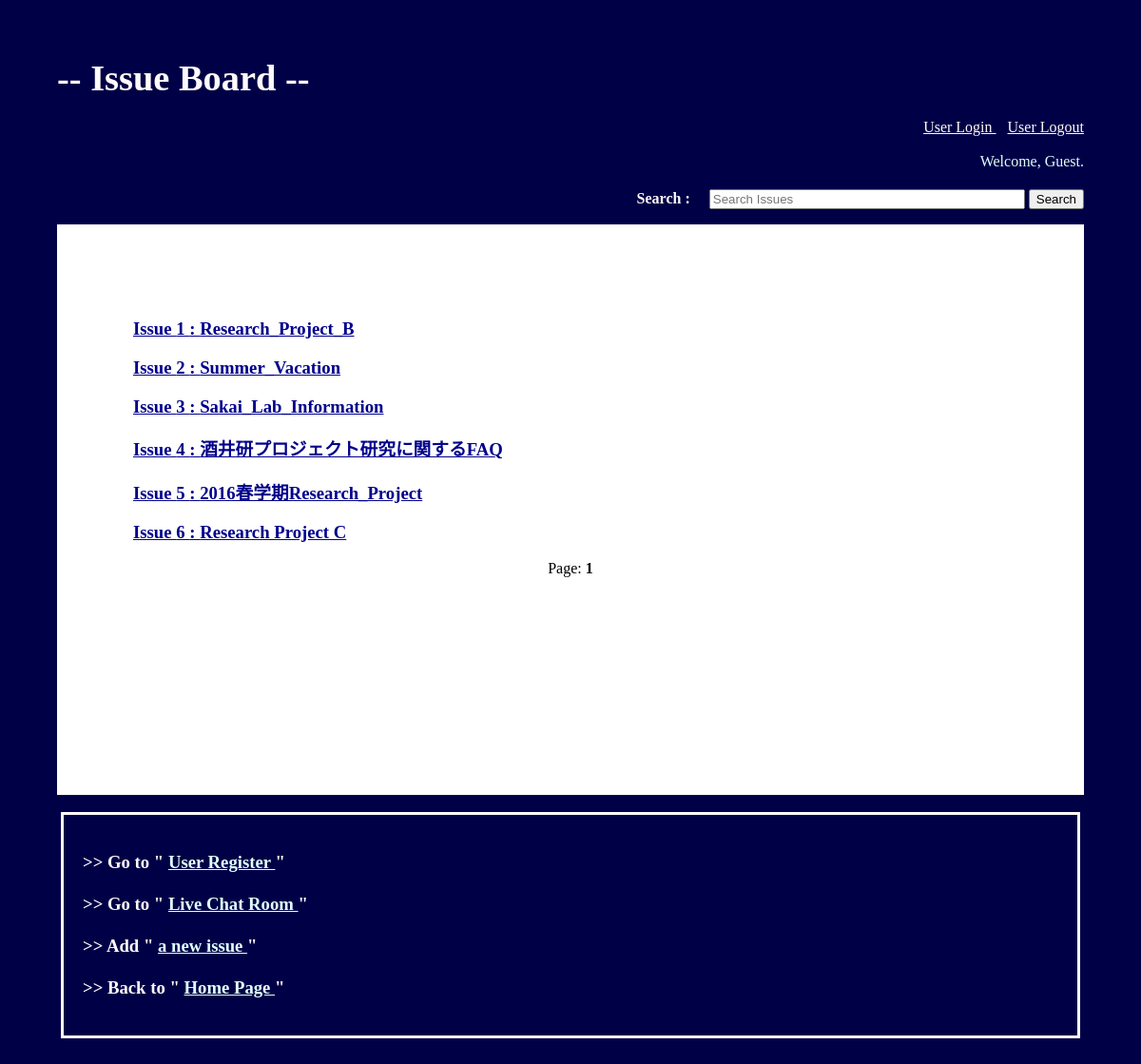
The app's page /home, older data.
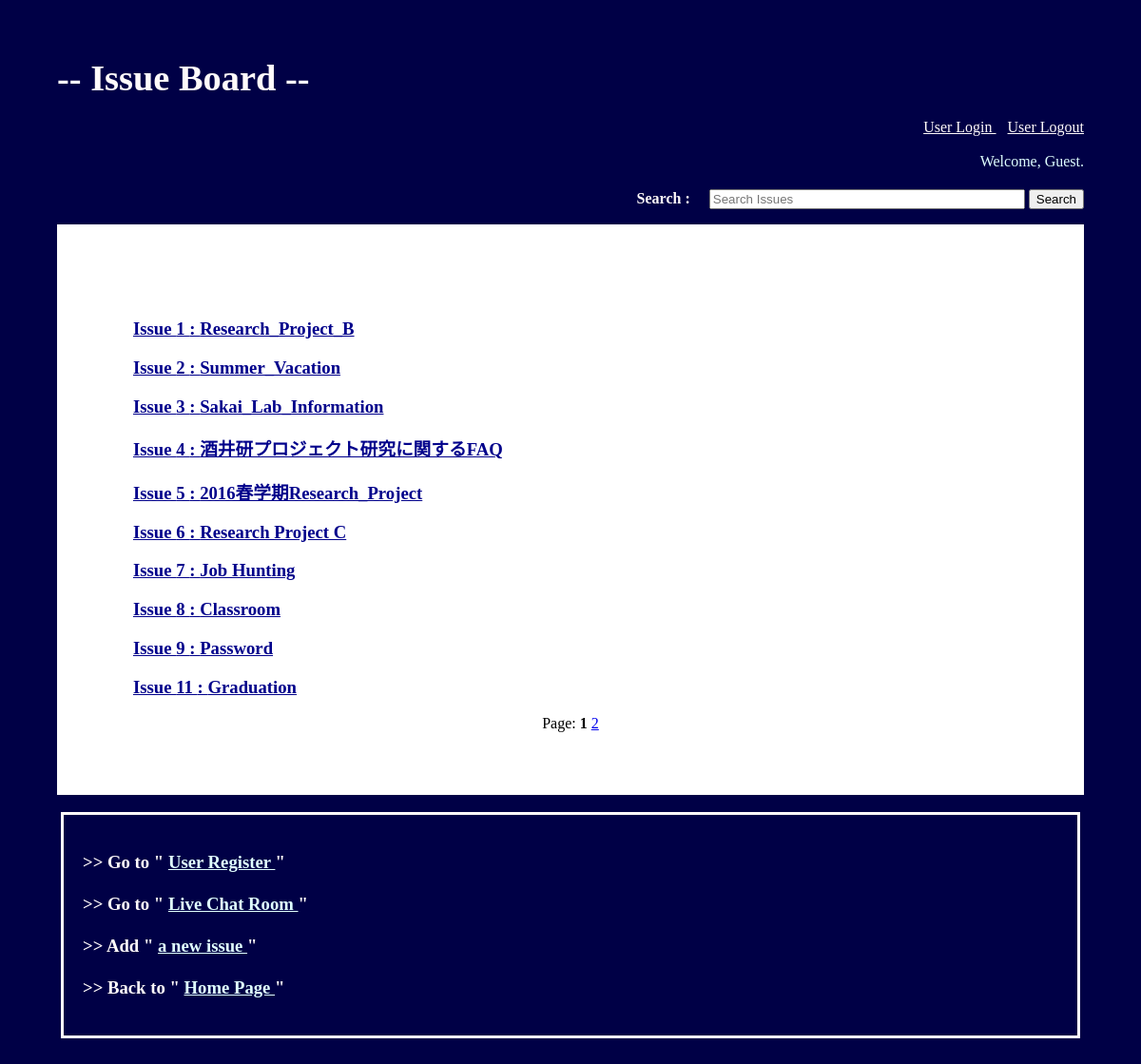
The same page, newer data.
### issue/models.py (models this page shows, shortened)
class IssuePost(models.Model):
    title = models.CharField(max_length=100)
    name = models.CharField(max_length=100)
    email = models.CharField(max_length=100)
    content = models.TextField(blank=True)
    create_time = models.DateTimeField(auto_created=True, auto_now_add=True)

### issue/views.py (the view)
# urls.py: url(r'^home$', home, name='home'),
def home(request):
    issue_list = IssuePost.objects.all().order_by('pk')
    query = request.GET.get("q")
    if query:
        issue_list = issue_list.filter(title__icontains=query)
    paginator = Paginator(issue_list, 10)
    page = request.GET.get('page')
    try:
        issues = paginator.page(page)
    except PageNotAnInteger:
        issues = paginator.page(1)
    except EmptyPage:
        issues = paginator.page(paginator.num_pages)
    return render(request, 'home.html', {
        'issues': issues,
    })

### templates/home.html (shortened to what this page needs)
<!DOCTYPE html>
<html lang="en" xmlns="http://www.w3.org/1999/html">
<head>
    <h1><b style="color:snow; font-size: larger"> -- Issue Board -- </b></h1>
    <p align = right>        <a href="{% url 'login' %}"  style="color: snow" > User Login </a>&nbsp;&nbsp;
        <a href="{% url 'logout' %}"  style="color: snow" > User Logout </a><br/></br>
        {% if user.is_authenticated %}
            <span style="color: lightcyan">Welcome, {{ user.get_username }}. Thanks for logging in.</span>
        {% else %}
            <span style="color: lightcyan">Welcome, Guest.</span>
        {% endif %}
    </p>
        <form method="GET" action="">
            <p align = right><b style="color:snow; font-size: medium">Search : </b>
           　<input type=text name="q" value="{{ request.GET.q }}" placeholder="Search Issues" style="width: 30%;">
            <input type=submit value="Search"></p>
        </form>
</head>
    <div style="background-color:white;color:black;padding:80px;height: 330pt">
        {% for issue in issues %}
        <h3>
        <a style="color: darkblue;" href="{% url 'issue_detail' pk=issue.pk %}">Issue {{issue.pk}} : {{ issue.title }}</a>
        </h3>
        {% endfor %}
        <p align = middle>
            Page:
            {% for num in issues.paginator.page_range %}
              {% ifequal num issues.number %}
                <span class="current"><b>{{ num }}</b></span>
              {% else %}
                <a href="?page={{ num }}"> {{ num }}</a>
              {% endifequal %}
            {% endfor %}
        </p>
    </div>
    <br>
    <body style="margin: 5%" background="https://images.unsplash.com/photo-1465158753229-aa725fff85a1?ixlib=rb-0.3.5&q=80&fm=jpg&crop=entropy&s=1b1d5afac6ea6583b441b809b188bdae">
        <div class = "center">
            <h3 style="color:snow">
               <p align = left>
                   >> Go to " <a href="{% url 'register' %}"  style="color: lightcyan" > User Register </a> " <br><br>
                   >> Go to " <a href="{% url 'livechat' %}"  style="color: lightcyan" > Live Chat Room </a> " <br><br>
               >> Add " <a href="{% url 'add_issue' %}"  style="color: lightcyan" > a new issue </a> " <br><br>
                >> Back to " <a href="{% url 'home' %}"  style="color: lightcyan" > Home Page </a> " </p>
            </h3>
        </div>
    </body>
</html>

Row changes from the older to the newer data that the page shows:
added IssuePost: pk "7", title "Job Hunting"
added IssuePost: pk "8", title "Classroom"
added IssuePost: pk "9", title "Password"
added IssuePost: pk "11", title "Graduation"
Text that changed along with them:
new list line: "2"
